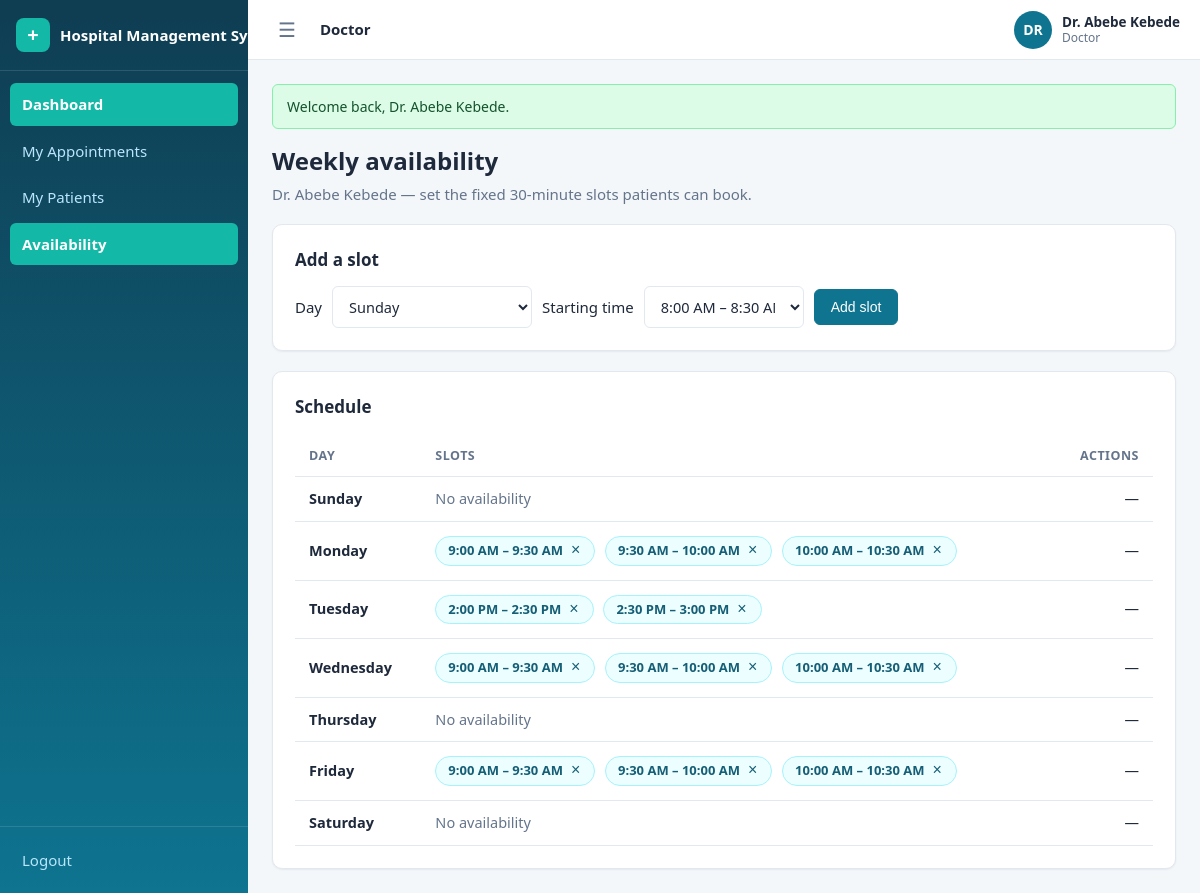
Screenshot of /doctor/availability (signed in) with the database file from the repository.
### tables this page shows
CREATE TABLE IF NOT EXISTS doctors (
    id             INT UNSIGNED AUTO_INCREMENT PRIMARY KEY,
    user_id        INT UNSIGNED NOT NULL,
    department_id  INT UNSIGNED NOT NULL,
    specialization VARCHAR(150) NOT NULL,
    qualification  VARCHAR(255) DEFAULT NULL,
    created_at     TIMESTAMP NOT NULL DEFAULT CURRENT_TIMESTAMP,
    UNIQUE KEY uq_doctors_user (user_id),
    CONSTRAINT fk_doctors_user       FOREIGN KEY (user_id)       REFERENCES users(id)       ON DELETE CASCADE,
    CONSTRAINT fk_doctors_department FOREIGN KEY (department_id) REFERENCES departments(id) ON DELETE RESTRICT
);

CREATE TABLE IF NOT EXISTS users (
    id             INT UNSIGNED AUTO_INCREMENT PRIMARY KEY,
    role           ENUM('admin','doctor','receptionist','patient','nurse','pharmacist','lab_technician') NOT NULL,
    name           VARCHAR(100) NOT NULL,
    email          VARCHAR(150) NOT NULL,
    password       VARCHAR(255) NOT NULL,
    phone          VARCHAR(30)  DEFAULT NULL,
    photo          VARCHAR(255) DEFAULT NULL,
    status         ENUM('active','inactive') NOT NULL DEFAULT 'active',
    last_login_at  DATETIME DEFAULT NULL,
    created_at     TIMESTAMP NOT NULL DEFAULT CURRENT_TIMESTAMP,
    updated_at     TIMESTAMP NOT NULL DEFAULT CURRENT_TIMESTAMP ON UPDATE CURRENT_TIMESTAMP,
    UNIQUE KEY uq_users_email (email)
);

CREATE TABLE IF NOT EXISTS availabilities (
    id          INT UNSIGNED AUTO_INCREMENT PRIMARY KEY,
    doctor_id   INT UNSIGNED NOT NULL,
    day_of_week TINYINT NOT NULL,
    start_time  TIME NOT NULL,
    created_at  TIMESTAMP NOT NULL DEFAULT CURRENT_TIMESTAMP,
    UNIQUE KEY uq_availability (doctor_id, day_of_week, start_time),
    CONSTRAINT fk_availability_doctor FOREIGN KEY (doctor_id) REFERENCES doctors(id) ON DELETE CASCADE
);

### config/helpers.php (called while the page is built, shortened)
<?php
function e($value): string
{
    return htmlspecialchars((string) $value, ENT_QUOTES, 'UTF-8');
}
function url(string $path = ''): string
{
    return BASE_URL . '/' . ltrim($path, '/');
}
function pull_flashes(): array
{
    $messages = $_SESSION['flash'] ?? [];
    return $messages;
}
function current_user()
{
    return $_SESSION['user'] ?? false;
}
function require_login(): array
{
    $user = current_user();
    return $user;
}
function require_role(string ...$roles): array
{
    $user = require_login();
    return $user;
}
function render_partial(string $view, array $data = []): string
{
    extract($data, EXTR_SKIP);
    require APP_ROOT . '/views/' . $view . '.php';
    return ob_get_clean();
}
function view(string $view, array $data = [], string $layout = 'app'): void
{
    $content = render_partial($view, $data);
    require APP_ROOT . '/views/layouts/' . $layout . '.php';
}
function format_time(?string $time): string
{
    $dt = date_create('2000-01-01 ' . $time);
    return $dt ? $dt->format('g:i A') : '—';
}
function time_to(string $time, int $minutes = SLOT_MINUTES): string
{
    $dt = date_create('2000-01-01 ' . $time);
    return $dt ? $dt->modify("+{$minutes} minutes")->format('H:i:s') : $time;
}

### controllers/AvailabilityController.php (called while the page is built, shortened)
<?php
class AvailabilityController
{
    public function index(): void
    {
        $user   = require_role('doctor');
        $doctor = Doctor::findByUserId((int) $user['id']);
        $slots = Availability::allForDoctor((int) $doctor['id']);
        $byDay = [];
        foreach ($slots as $slot) {
            $byDay[(int) $slot['day_of_week']][] = $slot;
        }
        view('doctor/availability/index', [
            'doctor' => $doctor,
            'byDay'  => $byDay,
            'days'   => [0, 1, 2, 3, 4, 5, 6],
            'times'  => Availability::allowedTimes(),
        ]);
    }
}

### public/index.php (called while the page is built, shortened)
<?php
require_once __DIR__ . '/../config/config.php';
$method = $_SERVER['REQUEST_METHOD'];
$path   = '/' . trim($_GET['url'] ?? '', '/');
if ($path !== '/') {
    $path = rtrim($path, '/');
}
[$controllerClass, $action, $params] = dispatch($routes, $method, $path);
$controller = new $controllerClass();
call_user_func_array([$controller, $action], [$params]);
function dispatch(array $routes, string $method, string $path): array
{
    foreach ($routes[$method] ?? [] as $pattern => $handler) {
        $params = match_route($pattern, $path);
        if ($params !== null) {
            return [$handler[0], $handler[1], $params];
        }
    }
    exit;
}
function match_route(string $pattern, string $path): ?array
{
    $patternParts = explode('/', trim($pattern, '/'));
    $pathParts    = $path === '/' ? [''] : explode('/', trim($path, '/'));
    if (count($patternParts) !== count($pathParts)) {
        return null;
    }
    $params = [];
    foreach ($patternParts as $i => $segment) {
        if (strlen($segment) > 2 && $segment[0] === '{' && substr($segment, -1) === '}') {
            $key = substr($segment, 1, -1);
            $params[$key] = urldecode($pathParts[$i]);
        } elseif ($segment !== $pathParts[$i]) {
            return null;
        }
    }
    return $params;
}

### config/config.php (called while the page is built, shortened)
<?php
spl_autoload_register(function (string $class): void {
    foreach (['controllers', 'models'] as $dir) {
        $file = APP_ROOT . '/' . $dir . '/' . $class . '.php';
        if (is_file($file)) {
            return;
        }
    }
});
require_once APP_ROOT . '/config/database.php';
function db(): PDO
{
    return Database::getInstance();
}
require_once APP_ROOT . '/config/helpers.php';

### config/database.php (called while the page is built, shortened)
<?php
final class Database
{
    private static ?PDO $instance = null;
    public static function getInstance(): PDO
    {
        if (self::$instance === null) {
            $dsn = 'mysql:host=' . DB_HOST . ';port=' . DB_PORT . ';dbname=' . DB_NAME . ';charset=' . DB_CHARSET;
            try {
                self::$instance = new PDO($dsn, DB_USER, DB_PASS, [
                    PDO::ATTR_ERRMODE            => PDO::ERRMODE_EXCEPTION,
                    PDO::ATTR_DEFAULT_FETCH_MODE => PDO::FETCH_ASSOC,
                    PDO::ATTR_EMULATE_PREPARES   => false,
                ]);
            } catch (PDOException $e) {
                die('Database connection failed: ' . e($e->getMessage()));
            }
        }
        return self::$instance;
    }
}

### models/Doctor.php (called while the page is built, shortened)
<?php
class Doctor
{
    public static function findByUserId(int $userId)
    {
        $stmt = db()->prepare(
            'SELECT d.*, u.name, u.email, u.phone, u.photo, u.status, dep.name AS department_name
             FROM doctors d
             JOIN users u ON u.id = d.user_id
             JOIN departments dep ON dep.id = d.department_id
             WHERE d.user_id = ?'
        );
        $stmt->execute([$userId]);
        return $stmt->fetch() ?: false;
    }
}

### models/Availability.php (called while the page is built, shortened)
<?php
class Availability
{
    public static function allForDoctor(int $doctorId): array
    {
        $stmt = db()->prepare(
            'SELECT id, day_of_week, start_time
             FROM availabilities
             WHERE doctor_id = ?
             ORDER BY day_of_week, start_time'
        );
        $stmt->execute([$doctorId]);
        return $stmt->fetchAll();
    }
    public static function allowedTimes(): array
    {
        $times = [];
        for ($t = strtotime('08:00'); $t < strtotime('18:00'); $t += SLOT_MINUTES * 60) {
            $times[] = date('H:i:s', $t);
        }
        return $times;
    }
}

### views/doctor/availability/index.php (the view, shortened to what this page needs)
<div class="row">
    <h1 class="page-title grow">Weekly availability</h1>
</div>
<p class="page-sub text-muted"><?= e($doctor['name']) ?> — set the fixed 30-minute slots patients can book.</p>
<div class="card">
    <h2 class="card-title">Add a slot</h2>
    <form class="form-inline" method="post" action="<?= url('/doctor/availability/store') ?>">
        <label for="day_of_week">Day</label>
        <select id="day_of_week" name="day_of_week" style="max-width:200px">
            <?php foreach ($days as $d): ?>
                <option value="<?= $d ?>" <?= (int) date('w') === $d ? 'selected' : '' ?>><?= e(WEEKDAYS[$d]) ?></option>
            <?php endforeach; ?>
        </select>
        <label for="start_time">Starting time</label>
        <select id="start_time" name="start_time" style="max-width:160px">
            <?php foreach ($times as $t): ?>
                <option value="<?= e($t) ?>"><?= format_time($t) ?> – <?= format_time(time_to($t)) ?></option>
            <?php endforeach; ?>
        </select>
        <button class="btn btn-primary" type="submit">Add slot</button>
    </form>
</div>
<div class="card mt">
    <h2 class="card-title">Schedule</h2>
    <div class="table-wrap">
        <table class="table">
            <thead>
                <tr><th>Day</th><th>Slots</th><th class="text-right">Actions</th></tr>
            </thead>
            <tbody>
                <?php foreach ($days as $d): ?>
                    <?php $slots = $byDay[$d] ?? []; ?>
                    <?php if ($slots) $hasAny = true; ?>
                    <tr>
                        <td><strong><?= e(WEEKDAYS[$d]) ?></strong></td>
                        <td style="white-space:normal">
                            <?php if ($slots): ?>
                                <?php foreach ($slots as $s): ?>
                                    <span class="chip">
                                        <?= format_time($s['start_time']) ?> – <?= format_time(time_to($s['start_time'])) ?>
                                        <form method="post" action="<?= url('/doctor/availability/' . (int) $s['id'] . '/destroy') ?>" style="display:inline" data-confirm="Remove this slot?">
                                            <button class="chip-x" type="submit" title="Remove slot">&times;</button>
                                        </form>
                                    </span>
                                <?php endforeach; ?>
                            <?php else: ?>
                                <span class="text-muted">No availability</span>
                            <?php endif; ?>
                        </td>
                        <td class="text-right">—</td>
                    </tr>
                <?php endforeach; ?>
            </tbody>
        </table>
    </div>
</div>

### views/layouts/app.php (shortened to what this page needs)
<?php
$user    = current_user();
$role    = (string) ($_SESSION['role'] ?? $user['role']);
$current = '/' . trim($_GET['url'] ?? '', '/');
$isRoot  = ($_GET['url'] ?? '') === '' || trim($_GET['url'] ?? '', '/') === 'index.php';
$current = $isRoot ? '/' . $role : $current;
$nav = [];
switch ($role) {
    case 'doctor':
        $nav = [
            'Dashboard'    => '/doctor',
            'My Appointments' => '/doctor/appointments',
            'My Patients'  => '/doctor/patients',
            'Availability' => '/doctor/availability',
        ];
        break;
}
function nav_active(string $page, string $current): string
{
    if ($page !== '/' && strpos($current . '/', $page . '/') === 0) return ' active';
    return '';
}
$roleLabel = ucfirst($role);
$initials  = strtoupper(substr(preg_replace('/[^A-Za-z ]/', '', $user['name'] ?? 'U'), 0, 2));
?><!DOCTYPE html>
<html lang="en">
<head>
    <link rel="stylesheet" href="<?= url('assets/css/style.css') ?>">
</head>
<body id="app" class="app">
    <aside class="sidebar" id="sidebar">
        <div class="sidebar-brand">
            <span class="brand-mark">+</span>
            <span class="brand-text"><?= e(APP_NAME) ?></span>
        </div>
        <nav class="sidebar-nav">
            <?php foreach ($nav as $label => $href): ?>
                <a class="nav-link<?= nav_active($href, $current) ?>" href="<?= url($href) ?>"><?= e($label) ?></a>
            <?php endforeach; ?>
        </nav>
        <div class="sidebar-footer">
            <a class="nav-link" href="<?= url('/logout') ?>">Logout</a>
        </div>
    </aside>
    <div class="main">
        <header class="topbar">
            <button class="icon-btn" id="sidebarToggle" aria-label="Toggle navigation">&#9776;</button>
            <div class="topbar-title"><?= e($roleLabel) ?></div>
            <div class="topbar-user">
                <span class="avatar" title="<?= e($user['name']) ?>"><?= e($initials) ?></span>
                <span class="user-meta">
                    <span class="user-name"><?= e($user['name']) ?></span>
                    <span class="user-role"><?= e($roleLabel) ?></span>
                </span>
            </div>
        </header>
        <main class="content">
            <?php foreach (pull_flashes() as $flash): ?>
                <div class="alert alert-<?= e($flash['type']) ?>"><?= e($flash['message']) ?></div>
            <?php endforeach; ?>
            <?= $content ?>
        </main>
    </div>
</body>
</html>

### rows the page displays
doctors: user.name "DR", user.name "Dr. Abebe Kebede"
availabilities: start_time "9:00 AM", start_time "9:30 AM"
availabilities: start_time "9:30 AM", start_time "10:00 AM"
availabilities: start_time "10:00 AM", start_time "10:30 AM"
availabilities: start_time "2:00 PM", start_time "2:30 PM"
availabilities: start_time "2:30 PM", start_time "3:00 PM"
availabilities: start_time "9:00 AM", start_time "9:30 AM"
availabilities: start_time "9:30 AM", start_time "10:00 AM"
availabilities: start_time "10:00 AM", start_time "10:30 AM"
availabilities: start_time "9:00 AM", start_time "9:30 AM"
availabilities: start_time "9:30 AM", start_time "10:00 AM"
availabilities: start_time "10:00 AM", start_time "10:30 AM"

### other values shown
APP_NAME "Hospital Management…"
$label "Dashboard"
$label "My Appointments"
$label "My Patients"
$label "Availability"
$roleLabel "Doctor"
$flash['message'] "Welcome back, Dr. Abebe Kebede."
WEEKDAYS[$d] "Sunday"
WEEKDAYS[$d] "Monday"
WEEKDAYS[$d] "Tuesday"
WEEKDAYS[$d] "Wednesday"
WEEKDAYS[$d] "Thursday"
WEEKDAYS[$d] "Friday"
WEEKDAYS[$d] "Saturday"
form field day_of_week "Sunday"
